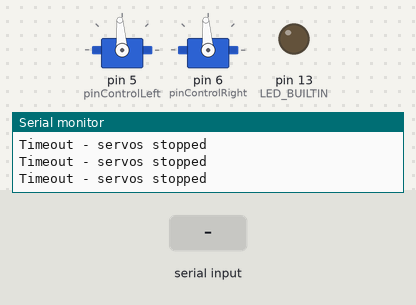
Bench run of a sketch on a simulated Arduino Uno, built with avr-gcc and run on an emulated ATmega328P. Parts: 2 × servo, output pins drawn as LEDs (lit = HIGH), the last lines printed to the serial monitor. Inputs (shaded band) come from the test bench.

Above: at 2.3 s.
2.4 s: "90 45\n" received over Serial
At 2.62 s:
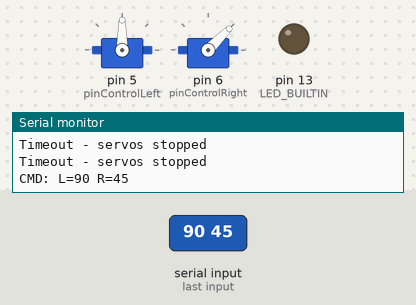
5.4 s: "30 150\n" received over Serial
At 5.62 s:
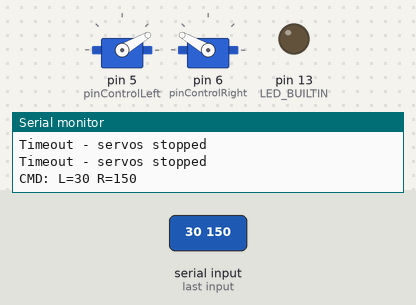
8.4 s: "1 90\n" received over Serial
At 8.62 s:
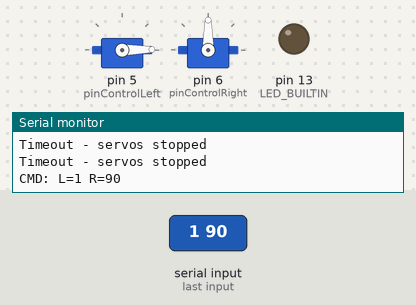
Timing chart, 0 to 11.4 s (numbered marks = the images above; inputs shaded):
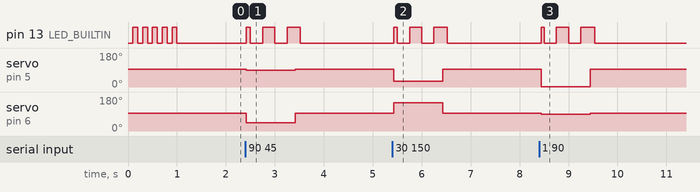

The sketch:

teensy_servo_controller.ino
```cpp
/*
 * Teensy 4.0 - Continuous Rotation Servo Controller for ROS2
 * Controls two continuous rotation servos for differential drive robot
 *
 * Hardware Connections (from your existing code):
 * - Left Servo Control:  Pin 5
 * - Right Servo Control: Pin 6
 * - Left Feedback:       Pin 7 (not used for continuous rotation)
 * - Right Feedback:      Pin 8 (not used for continuous rotation)
 *
 * Communication:
 * - Receives commands via Serial from ROS2 bridge
 * - Format: "left_speed right_speed" where speed is servo angle (0-180)
 * - For continuous rotation servos:
 *   - 90 = stop
 *   - 0-89 = rotate one direction (speed increases as value decreases)
 *   - 91-180 = rotate other direction (speed increases as value increases)
 */

#include <Servo.h>

// ==========================================
// PIN DEFINITIONS (from your existing code)
// ==========================================

constexpr int pinFeedbackLeft = 7;   // Not used for continuous rotation
constexpr int pinFeedbackRight = 8;  // Not used for continuous rotation
constexpr int pinControlLeft = 5;    // Servo control pin
constexpr int pinControlRight = 6;   // Servo control pin

// ==========================================
// SERVO CALIBRATION VALUES
// ==========================================

// Adjust these based on your specific servos
// Standard continuous rotation servo values:
constexpr int SERVO_STOP = 94;           // Actual stop value (might need tuning)

// Forward motion (both servos need opposite values due to mounting)
constexpr int SERVO_FORWARD_RIGHT = 89;  // Right servo forward
constexpr int SERVO_FORWARD_LEFT = 98;   // Left servo forward (reversed)

// Backward motion
constexpr int SERVO_BACKWARD_RIGHT = 98; // Right servo backward
constexpr int SERVO_BACKWARD_LEFT = 89;  // Left servo backward (reversed)

// Speed ranges for proportional control
constexpr int MIN_SPEED = 5;   // Minimum speed offset from stop (e.g., 89 or 99)
constexpr int MAX_SPEED = 25;  // Maximum speed offset from stop (e.g., 69 or 119)

// ==========================================
// GLOBAL VARIABLES
// ==========================================

Servo servoRight;
Servo servoLeft;

int current_left_speed = 0;   // Current left servo angle (0-180)
int current_right_speed = 0;  // Current right servo angle (0-180)

unsigned long last_command_time = 0;
const unsigned long COMMAND_TIMEOUT = 1000;  // Stop if no command for 1 second

bool motors_enabled = true;
bool servos_attached = false;

// ==========================================

void setup() {
  // Initialize Serial communication
  Serial.begin(115200);

  // Setup pins
  pinMode(pinFeedbackRight, INPUT);
  pinMode(pinFeedbackLeft, INPUT);
  pinMode(LED_BUILTIN, OUTPUT);

  // Don't attach servos yet - will attach when needed
  stopMotors();

  // Startup indication
  for (int i = 0; i < 5; i++) {
    digitalWrite(LED_BUILTIN, HIGH);
    delay(100);
    digitalWrite(LED_BUILTIN, LOW);
    delay(100);
  }

  Serial.println("Teensy Servo Controller Ready!");
  Serial.println("Format: left_angle right_angle (0-180)");
  Serial.println("90 = stop, <90 = one direction, >90 = other direction");
}

void loop() {
  // Check for incoming commands
  if (Serial.available() > 0) {
    String cmd = Serial.readStringUntil('\n');
    parseCommand(cmd);
    last_command_time = millis();
  }

  // Safety: Stop motors if no command received for timeout period
  if (millis() - last_command_time > COMMAND_TIMEOUT && motors_enabled) {
    stopMotors();
    Serial.println("Timeout - servos stopped");
  }

  // Update servo positions
  updateServos();

  // Status LED blink when moving
  if (abs(current_left_speed - SERVO_STOP) > 2 ||
      abs(current_right_speed - SERVO_STOP) > 2) {
    digitalWrite(LED_BUILTIN, (millis() / 250) % 2);
  } else {
    digitalWrite(LED_BUILTIN, LOW);
  }
}

void parseCommand(String cmd) {
  /*
   * Parse servo command in format: "left_angle right_angle"
   * Example: "85 95" (left forward, right forward)
   * Example: "90 90" (both stop)
   */
  cmd.trim();

  int space_index = cmd.indexOf(' ');
  if (space_index == -1) {
    Serial.println("Error: Invalid command format");
    return;
  }

  String left_str = cmd.substring(0, space_index);
  String right_str = cmd.substring(space_index + 1);

  int left = left_str.toInt();
  int right = right_str.toInt();

  // Validate servo angles (0-180)
  if (left < 0 || left > 180 || right < 0 || right > 180) {
    Serial.println("Error: Angle out of range (0-180)");
    return;
  }

  current_left_speed = left;
  current_right_speed = right;

  // Debug output
  Serial.print("CMD: L=");
  Serial.print(current_left_speed);
  Serial.print(" R=");
  Serial.println(current_right_speed);
}

void updateServos() {
  /*
   * Update servo positions based on current speed values
   */

  // Attach servos if not already attached
  if (!servos_attached) {
    servoLeft.attach(pinControlLeft);
    servoRight.attach(pinControlRight);
    servos_attached = true;
  }

  // Write positions to servos
  servoLeft.write(current_left_speed);
  servoRight.write(current_right_speed);
}

void stopMotors() {
  /*
   * Stop both servos
   */
  current_left_speed = SERVO_STOP;
  current_right_speed = SERVO_STOP;

  if (!servos_attached) {
    servoLeft.attach(pinControlLeft);
    servoRight.attach(pinControlRight);
    servos_attached = true;
  }

  servoLeft.write(SERVO_STOP);
  servoRight.write(SERVO_STOP);

  delay(100);

  // Optionally detach to reduce jitter (comment out if causes issues)
  // servoLeft.detach();
  // servoRight.detach();
  // servos_attached = false;
}

// ==========================================
// HELPER FUNCTIONS FOR COMMON MOVEMENTS
// ==========================================

void moveForward() {
  current_left_speed = SERVO_FORWARD_LEFT;
  current_right_speed = SERVO_FORWARD_RIGHT;
}

void moveBackward() {
  current_left_speed = SERVO_BACKWARD_LEFT;
  current_right_speed = SERVO_BACKWARD_RIGHT;
}

void turnLeft() {
  // Left servo backward, right servo forward
  current_left_speed = SERVO_BACKWARD_LEFT;
  current_right_speed = SERVO_FORWARD_RIGHT;
}

void turnRight() {
  // Left servo forward, right servo backward
  current_left_speed = SERVO_FORWARD_LEFT;
  current_right_speed = SERVO_BACKWARD_RIGHT;
}

void setSpeed(int left_angle, int right_angle) {
  /*
   * Direct speed control
   * left_angle, right_angle: 0-180 (90 = stop)
   */
  current_left_speed = constrain(left_angle, 0, 180);
  current_right_speed = constrain(right_angle, 0, 180);
}
```

Measured:
- after the input at 2.4 s, pin 13 (LED_BUILTIN): LOW → HIGH at once, then repeats every 0.50 s: LOW 0.25 s, HIGH 0.25 s, until it stays LOW from 3.5 s; servo on pin 5 (pinControlLeft): 94° → 90° at once, → 94° 1.0 s later; servo on pin 6 (pinControlRight): 94° → 45° at once, → 94° 1.0 s later
- after the input at 5.4 s, pin 13 (LED_BUILTIN): LOW → HIGH at once, then repeats every 0.50 s: LOW 0.25 s, HIGH 0.25 s, until it stays LOW from 6.5 s; servo on pin 5 (pinControlLeft): 94° → 30° at once, → 94° 1.0 s later; servo on pin 6 (pinControlRight): 94° → 150° at once, → 94° 1.0 s later
- after the input at 8.4 s, pin 13 (LED_BUILTIN): LOW → HIGH at once, then repeats every 0.50 s: LOW 0.25 s, HIGH 0.25 s, until it stays LOW from 9.5 s; servo on pin 5 (pinControlLeft): 94° → 1° at once, → 94° 1.0 s later; servo on pin 6 (pinControlRight): 94° → 90° at once, → 94° 1.0 s later
